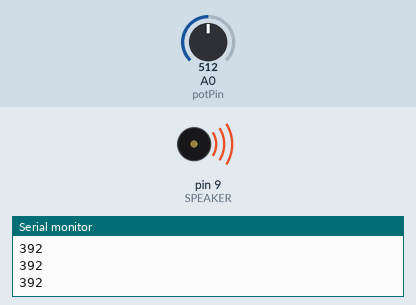
Bench run of a sketch on a simulated Arduino Uno, built with avr-gcc and run on an emulated ATmega328P. On the bench: buzzer (waves = sounding), the last lines printed to the serial monitor. Inputs (shaded band) come from the test bench; at power-on: A0 (potPin) = 512.

Above: at 1.2 s.
1.3 s: A0 (potPin) set to 0
At 1.6 s:
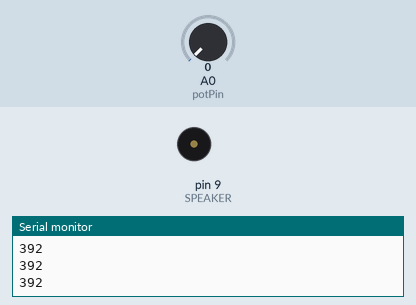
2.8 s: A0 (potPin) set to 122
At 3.9 s:
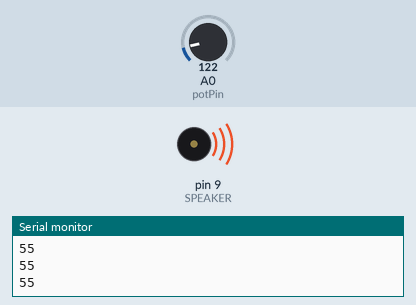
Timing chart, 0 to 5.8 s (numbered marks = the images above; inputs shaded):
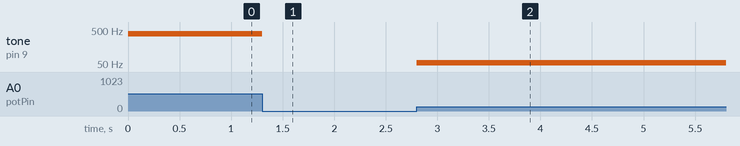

The sketch:

Tone_Generator_Improved.ino
```cpp
// Tone Generator Sketch from diyelectromusic
// https://diyelectromusic.wordpress.com/2023/01/05/arduino-make-your-uno-synth/
// Uses a defined series notes when "sliding" through the scale
//
// Lori Pfahler
// March 2024

int potPin = A0;
int SPEAKER = 9;

// Frequences for each note are taken from toneMelody
#define NOTE_B0  31
#define NOTE_C1  33
#define NOTE_CS1 35
#define NOTE_D1  37
#define NOTE_DS1 39
#define NOTE_E1  41
#define NOTE_F1  44
#define NOTE_FS1 46
#define NOTE_G1  49
#define NOTE_GS1 52
#define NOTE_A1  55
#define NOTE_AS1 58
#define NOTE_B1  62
#define NOTE_C2  65
#define NOTE_CS2 69
#define NOTE_D2  73
#define NOTE_DS2 78
#define NOTE_E2  82
#define NOTE_F2  87
#define NOTE_FS2 93
#define NOTE_G2  98
#define NOTE_GS2 104
#define NOTE_A2  110
#define NOTE_AS2 117
#define NOTE_B2  123
#define NOTE_C3  131
#define NOTE_CS3 139
#define NOTE_D3  147
#define NOTE_DS3 156
#define NOTE_E3  165
#define NOTE_F3  175
#define NOTE_FS3 185
#define NOTE_G3  196
#define NOTE_GS3 208
#define NOTE_A3  220
#define NOTE_AS3 233
#define NOTE_B3  247
#define NOTE_C4  262
#define NOTE_CS4 277
#define NOTE_D4  294
#define NOTE_DS4 311
#define NOTE_E4  330
#define NOTE_F4  349
#define NOTE_FS4 370
#define NOTE_G4  392
#define NOTE_GS4 415
#define NOTE_A4  440
#define NOTE_AS4 466
#define NOTE_B4  494
#define NOTE_C5  523
#define NOTE_CS5 554
#define NOTE_D5  587
#define NOTE_DS5 622
#define NOTE_E5  659
#define NOTE_F5  698
#define NOTE_FS5 740
#define NOTE_G5  784
#define NOTE_GS5 831
#define NOTE_A5  880
#define NOTE_AS5 932
#define NOTE_B5  988
#define NOTE_C6  1047
#define NOTE_CS6 1109
#define NOTE_D6  1175
#define NOTE_DS6 1245
#define NOTE_E6  1319
#define NOTE_F6  1397
#define NOTE_FS6 1480
#define NOTE_G6  1568
#define NOTE_GS6 1661
#define NOTE_A6  1760
#define NOTE_AS6 1865
#define NOTE_B6  1976
#define NOTE_C7  2093
#define NOTE_CS7 2217
#define NOTE_D7  2349
#define NOTE_DS7 2489
#define NOTE_E7  2637
#define NOTE_F7  2794
#define NOTE_FS7 2960
#define NOTE_G7  3136
#define NOTE_GS7 3322
#define NOTE_A7  3520
#define NOTE_AS7 3729
#define NOTE_B7  3951
#define NOTE_C8  4186
#define NOTE_CS8 4435
#define NOTE_D8  4699
#define NOTE_DS8 4978

// Provide a list of the notes we want to be able play
int notes[] = {
 NOTE_B0,
 NOTE_C1, NOTE_CS1, NOTE_D1, NOTE_DS1, NOTE_E1, NOTE_F1, NOTE_FS1, NOTE_G1, NOTE_GS1, NOTE_A1, NOTE_AS1, NOTE_B1,
 NOTE_C2, NOTE_CS2, NOTE_D2, NOTE_DS2, NOTE_E2, NOTE_F2, NOTE_FS2, NOTE_G2, NOTE_GS2, NOTE_A2, NOTE_AS2, NOTE_B2,
 NOTE_C3, NOTE_CS3, NOTE_D3, NOTE_DS3, NOTE_E3, NOTE_F3, NOTE_FS3, NOTE_G3, NOTE_GS3, NOTE_A3, NOTE_AS3, NOTE_B3,
 NOTE_C4, NOTE_CS4, NOTE_D4, NOTE_DS4, NOTE_E4, NOTE_F4, NOTE_FS4, NOTE_G4, NOTE_GS4, NOTE_A4, NOTE_AS4, NOTE_B4,
 NOTE_C5, NOTE_CS5, NOTE_D5, NOTE_DS5, NOTE_E5, NOTE_F5, NOTE_FS5, NOTE_G5, NOTE_GS5, NOTE_A5, NOTE_AS5, NOTE_B5,
 NOTE_C6, NOTE_CS6, NOTE_D6, NOTE_DS6, NOTE_E6, NOTE_F6, NOTE_FS6, NOTE_G6, NOTE_GS6, NOTE_A6, NOTE_AS6, NOTE_B6,
 NOTE_C7, NOTE_CS7, NOTE_D7, NOTE_DS7, NOTE_E7, NOTE_F7, NOTE_FS7, NOTE_G7, NOTE_GS7, NOTE_A7, NOTE_AS7, NOTE_B7,
 NOTE_C8, NOTE_CS8, NOTE_D8, NOTE_DS8
};

void setup() {
  // added this to allow printing of pitch to serial plotter
  Serial.begin(9600);
}

void loop() {

  // This is a programming trick to work out the number of notes we've listed
  // The sizeof() operator returns the number of bytes in a variable type
  int numNotes = sizeof(notes)/sizeof(notes[0]);

  // Take the reading
  int potReading = analogRead(potPin);

  // if the reading is zero, turn it off
  if (potReading == 0) {
    noTone(SPEAKER);
  } else {
    // This is a special function that will take one range of values,
    // in this case the analogue input reading between 0 and 1023, and
    // produce an equivalent point in another range of numbers, in this
    // case choose one of the notes in our list.
    int pitch = map(potReading, 0, 1023, 0, numNotes-1);

    tone(SPEAKER, notes[pitch]);
    Serial.println(notes[pitch]);
  }
  delay(1);  // as recommended by toneFollower
}
```

Measured:
- after the input at 1.3 s, tone on pin 9 (SPEAKER): 392 Hz → silent at once
- after the input at 2.8 s, tone on pin 9 (SPEAKER): silent → 55 Hz at once
